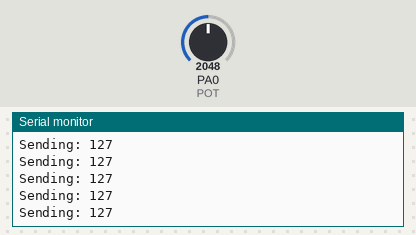
Simulated run of this sketch. Board: STM32 Blue Pill. On the bench: the last lines printed to the serial monitor. The inputs (shaded band) are chosen by the test bench; at power-on: PA0 (POT) = 2048. No radio packets arrive unless stated.

Above: at 1.2 s.
1.3 s: PA0 (POT) set to 2866
At 1.45 s:
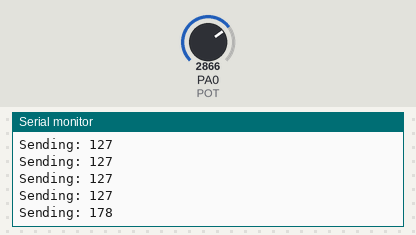
2.8 s: PA0 (POT) set to 3603
At 2.89 s:
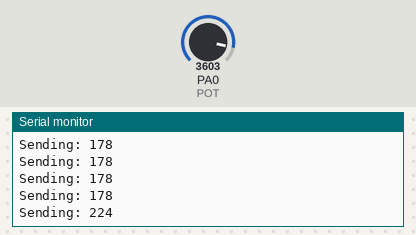
Timing chart, 0 to 5.8 s (numbered marks = the images above; inputs shaded):
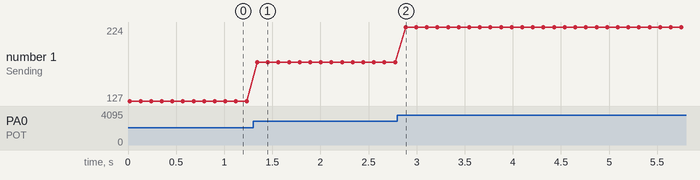

The sketch:

Lora_Working.ino
```cpp
#include <SPI.h>
#include <LoRa.h>

#define SS   PA4   // LoRa NSS
#define RST  PA3   // LoRa Reset
#define DIO0 PB0   // LoRa DIO0
#define POT  PA0   // Potentiometer input

void setup() {
  Serial.begin(115200);
  pinMode(POT, INPUT);

  while (!Serial);
  Serial.println("LoRa Sender Initialized");

  // Set the LoRa module pins
  LoRa.setPins(SS, RST, DIO0);

  // Initialize LoRa at 433 MHz
  if (!LoRa.begin(433E6)) {
    Serial.println("LoRa startup failed!");
    while (1);
  }
}

void loop() {
  int val = analogRead(POT);
  val = map(val, 0, 4095, 0, 255);  // For STM32, ADC range is 0-4095

  Serial.print("Sending: ");
  Serial.println(val);

  LoRa.beginPacket();
  LoRa.print(val);
  LoRa.endPacket();

  delay(50);
}
```

Measured:
- after the input at 1.3 s, the serial monitor: prints a new line at once (image 1)
- after the input at 2.8 s, the serial monitor: prints a new line after 0.09 s (image 2)
- plotted number 1: 127 → 178 after the input at 1.3 s, 178 → 224 after the input at 2.8 s
